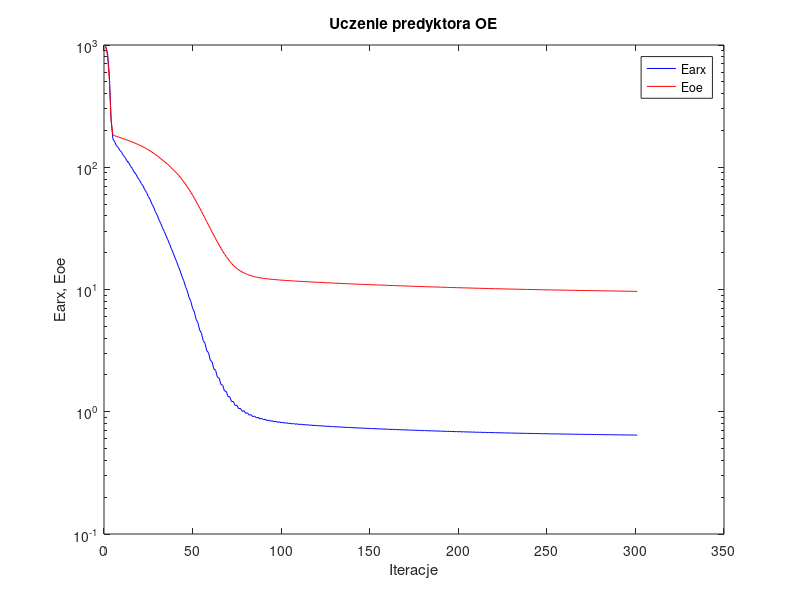
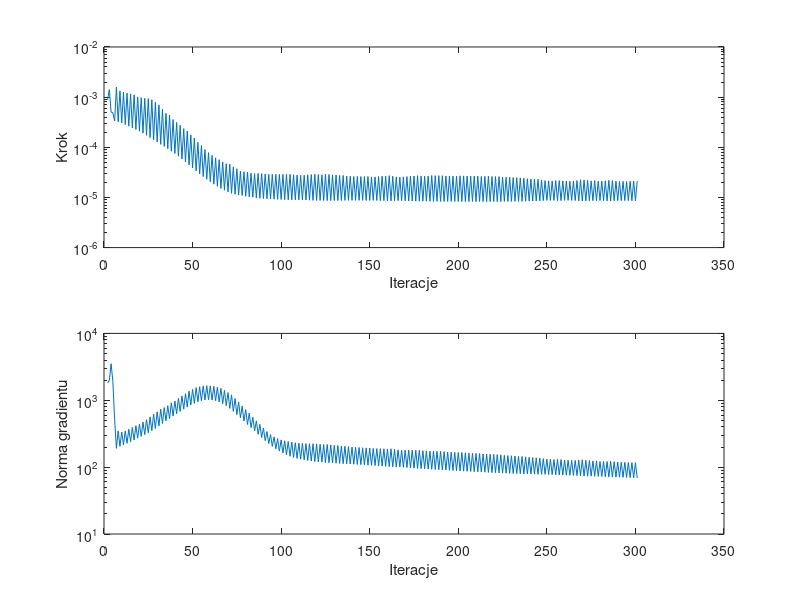

MATLAB code to generate these figures, in order:
%uczenie predyktora oe
clear all;
n=0; farx(n+1)=9.747783e+002; foe(n+1)=9.697725e+002; wspucz(n+1)=0.000000e+000; ng(n+1)=0.000000e+000;
n=1; farx(n+1)=8.567664e+002; foe(n+1)=8.190386e+002; krok(n+1)=8.898758e-004; ng(n+1)=1.828146e+003;
n=2; farx(n+1)=5.710003e+002; foe(n+1)=5.216289e+002; krok(n+1)=1.411868e-003; ng(n+1)=1.970192e+003;
n=3; farx(n+1)=2.467550e+002; foe(n+1)=2.419435e+002; krok(n+1)=5.047513e-004; ng(n+1)=3.515883e+003;
n=4; farx(n+1)=1.709496e+002; foe(n+1)=1.842857e+002; krok(n+1)=4.875677e-004; ng(n+1)=1.920289e+003;
n=5; farx(n+1)=1.621186e+002; foe(n+1)=1.811281e+002; krok(n+1)=3.341463e-004; ng(n+1)=5.130051e+002;
n=6; farx(n+1)=1.499480e+002; foe(n+1)=1.790653e+002; krok(n+1)=1.588254e-003; ng(n+1)=1.911508e+002;
n=7; farx(n+1)=1.455426e+002; foe(n+1)=1.770350e+002; krok(n+1)=3.229906e-004; ng(n+1)=3.479089e+002;
n=8; farx(n+1)=1.370674e+002; foe(n+1)=1.751298e+002; krok(n+1)=1.329544e-003; ng(n+1)=2.051225e+002;
n=9; farx(n+1)=1.321842e+002; foe(n+1)=1.732022e+002; krok(n+1)=3.053102e-004; ng(n+1)=3.344503e+002;
n=10; farx(n+1)=1.242611e+002; foe(n+1)=1.712338e+002; krok(n+1)=1.259039e-003; ng(n+1)=2.155668e+002;
n=11; farx(n+1)=1.198745e+002; foe(n+1)=1.692513e+002; krok(n+1)=2.842659e-004; ng(n+1)=3.480069e+002;
n=12; farx(n+1)=1.125862e+002; foe(n+1)=1.672007e+002; krok(n+1)=1.203868e-003; ng(n+1)=2.273905e+002;
n=13; farx(n+1)=1.084784e+002; foe(n+1)=1.651391e+002; krok(n+1)=2.638590e-004; ng(n+1)=3.676604e+002;
n=14; farx(n+1)=1.016590e+002; foe(n+1)=1.629818e+002; krok(n+1)=1.162042e-003; ng(n+1)=2.400076e+002;
n=15; farx(n+1)=9.780911e+001; foe(n+1)=1.608170e+002; krok(n+1)=2.440395e-004; ng(n+1)=3.917260e+002;
n=16; farx(n+1)=9.149190e+001; foe(n+1)=1.585606e+002; krok(n+1)=1.109421e-003; ng(n+1)=2.544198e+002;
n=17; farx(n+1)=8.786846e+001; foe(n+1)=1.563003e+002; krok(n+1)=2.263251e-004; ng(n+1)=4.180443e+002;
n=18; farx(n+1)=8.228879e+001; foe(n+1)=1.540231e+002; krok(n+1)=1.009503e-003; ng(n+1)=2.716406e+002;
n=19; farx(n+1)=7.893456e+001; foe(n+1)=1.517470e+002; krok(n+1)=2.093774e-004; ng(n+1)=4.389982e+002;
n=20; farx(n+1)=7.368129e+001; foe(n+1)=1.493357e+002; krok(n+1)=9.727667e-004; ng(n+1)=2.883128e+002;
n=21; farx(n+1)=7.050546e+001; foe(n+1)=1.469403e+002; krok(n+1)=1.915864e-004; ng(n+1)=4.716079e+002;
n=22; farx(n+1)=6.549228e+001; foe(n+1)=1.443588e+002; krok(n+1)=9.463903e-004; ng(n+1)=3.064320e+002;
n=23; farx(n+1)=6.246917e+001; foe(n+1)=1.417988e+002; krok(n+1)=1.736749e-004; ng(n+1)=5.128575e+002;
n=24; farx(n+1)=5.758765e+001; foe(n+1)=1.389727e+002; krok(n+1)=9.352282e-004; ng(n+1)=3.263391e+002;
n=25; farx(n+1)=5.467738e+001; foe(n+1)=1.361799e+002; krok(n+1)=1.563635e-004; ng(n+1)=5.651247e+002;
n=26; farx(n+1)=5.010770e+001; foe(n+1)=1.331511e+002; krok(n+1)=8.876006e-004; ng(n+1)=3.502991e+002;
n=27; farx(n+1)=4.733316e+001; foe(n+1)=1.301692e+002; krok(n+1)=1.407870e-004; ng(n+1)=6.212826e+002;
n=28; farx(n+1)=4.332841e+001; foe(n+1)=1.270577e+002; krok(n+1)=7.899388e-004; ng(n+1)=3.791813e+002;
n=29; farx(n+1)=4.074131e+001; foe(n+1)=1.240098e+002; krok(n+1)=1.270135e-004; ng(n+1)=6.721542e+002;
n=30; farx(n+1)=3.725769e+001; foe(n+1)=1.208436e+002; krok(n+1)=7.010405e-004; ng(n+1)=4.117669e+002;
n=31; farx(n+1)=3.481608e+001; foe(n+1)=1.176647e+002; krok(n+1)=1.144049e-004; ng(n+1)=7.359333e+002;
n=32; farx(n+1)=3.202375e+001; foe(n+1)=1.145725e+002; krok(n+1)=5.723719e-004; ng(n+1)=4.507072e+002;
n=33; farx(n+1)=2.982080e+001; foe(n+1)=1.115186e+002; krok(n+1)=1.042068e-004; ng(n+1)=7.771472e+002;
n=34; farx(n+1)=2.756197e+001; foe(n+1)=1.084864e+002; krok(n+1)=4.749570e-004; ng(n+1)=4.916435e+002;
n=35; farx(n+1)=2.556320e+001; foe(n+1)=1.054812e+002; krok(n+1)=9.374630e-005; ng(n+1)=8.287572e+002;
n=36; farx(n+1)=2.350970e+001; foe(n+1)=1.022411e+002; krok(n+1)=4.356528e-004; ng(n+1)=5.305820e+002;
n=37; farx(n+1)=2.162223e+001; foe(n+1)=9.904823e+001; krok(n+1)=8.368590e-005; ng(n+1)=9.161354e+002;
n=38; farx(n+1)=1.998901e+001; foe(n+1)=9.585486e+001; krok(n+1)=3.569431e-004; ng(n+1)=5.799706e+002;
n=39; farx(n+1)=1.830156e+001; foe(n+1)=9.274312e+001; krok(n+1)=7.514290e-005; ng(n+1)=9.751793e+002;
n=40; farx(n+1)=1.691417e+001; foe(n+1)=8.946758e+001; krok(n+1)=3.127269e-004; ng(n+1)=6.289781e+002;
n=41; farx(n+1)=1.536646e+001; foe(n+1)=8.625425e+001; krok(n+1)=6.648882e-005; ng(n+1)=1.064017e+003;
n=42; farx(n+1)=1.419095e+001; foe(n+1)=8.288996e+001; krok(n+1)=2.752027e-004; ng(n+1)=6.810837e+002;
n=43; farx(n+1)=1.277897e+001; foe(n+1)=7.956097e+001; krok(n+1)=5.843669e-005; ng(n+1)=1.163702e+003;
n=44; farx(n+1)=1.181800e+001; foe(n+1)=7.615282e+001; krok(n+1)=2.353374e-004; ng(n+1)=7.366322e+002;
n=45; farx(n+1)=1.057002e+001; foe(n+1)=7.283414e+001; krok(n+1)=5.111781e-005; ng(n+1)=1.252411e+003;
n=46; farx(n+1)=9.746608e+000; foe(n+1)=6.929460e+001; krok(n+1)=2.111695e-004; ng(n+1)=7.901034e+002;
n=47; farx(n+1)=8.627013e+000; foe(n+1)=6.587869e+001; krok(n+1)=4.438276e-005; ng(n+1)=1.368149e+003;
n=48; farx(n+1)=7.992437e+000; foe(n+1)=6.242436e+001; krok(n+1)=1.767236e-004; ng(n+1)=8.482445e+002;
n=49; farx(n+1)=7.031671e+000; foe(n+1)=5.913342e+001; krok(n+1)=3.868786e-005; ng(n+1)=1.451400e+003;
n=50; farx(n+1)=6.533700e+000; foe(n+1)=5.575650e+001; krok(n+1)=1.527851e-004; ng(n+1)=9.002538e+002;
n=51; farx(n+1)=5.703072e+000; foe(n+1)=5.255081e+001; krok(n+1)=3.369455e-005; ng(n+1)=1.544248e+003;
n=52; farx(n+1)=5.348176e+000; foe(n+1)=4.943060e+001; krok(n+1)=1.254535e-004; ng(n+1)=9.494624e+002;
n=53; farx(n+1)=4.657990e+000; foe(n+1)=4.650232e+001; krok(n+1)=2.955758e-005; ng(n+1)=1.591832e+003;
n=54; farx(n+1)=4.394133e+000; foe(n+1)=4.358912e+001; krok(n+1)=1.081387e-004; ng(n+1)=9.842461e+002;
n=55; farx(n+1)=3.812718e+000; foe(n+1)=4.088550e+001; krok(n+1)=2.605170e-005; ng(n+1)=1.641486e+003;
n=56; farx(n+1)=3.638617e+000; foe(n+1)=3.832957e+001; krok(n+1)=9.012338e-005; ng(n+1)=1.010879e+003;
n=57; farx(n+1)=3.159848e+000; foe(n+1)=3.593200e+001; krok(n+1)=2.307378e-005; ng(n+1)=1.653298e+003;
n=58; farx(n+1)=3.037207e+000; foe(n+1)=3.364408e+001; krok(n+1)=7.818173e-005; ng(n+1)=1.017477e+003;
n=59; farx(n+1)=2.644817e+000; foe(n+1)=3.155633e+001; krok(n+1)=2.057960e-005; ng(n+1)=1.642530e+003;
n=60; farx(n+1)=2.561577e+000; foe(n+1)=2.955582e+001; krok(n+1)=6.933884e-005; ng(n+1)=1.008550e+003;
n=61; farx(n+1)=2.237972e+000; foe(n+1)=2.773984e+001; krok(n+1)=1.841495e-005; ng(n+1)=1.621416e+003;
n=62; farx(n+1)=2.183719e+000; foe(n+1)=2.602657e+001; krok(n+1)=6.158863e-005; ng(n+1)=9.835417e+002;
n=63; farx(n+1)=1.920633e+000; foe(n+1)=2.450269e+001; krok(n+1)=1.666649e-005; ng(n+1)=1.565406e+003;
n=64; farx(n+1)=1.887518e+000; foe(n+1)=2.306311e+001; krok(n+1)=5.658127e-005; ng(n+1)=9.435713e+002;
n=65; farx(n+1)=1.670394e+000; foe(n+1)=2.177080e+001; krok(n+1)=1.511881e-005; ng(n+1)=1.508691e+003;
n=66; farx(n+1)=1.652314e+000; foe(n+1)=2.059060e+001; krok(n+1)=5.111781e-005; ng(n+1)=8.902304e+002;
n=67; farx(n+1)=1.477895e+000; foe(n+1)=1.955827e+001; krok(n+1)=1.396978e-005; ng(n+1)=1.406557e+003;
n=68; farx(n+1)=1.470789e+000; foe(n+1)=1.861233e+001; krok(n+1)=4.714982e-005; ng(n+1)=8.274971e+002;
n=69; farx(n+1)=1.329921e+000; foe(n+1)=1.778698e+001; krok(n+1)=1.290553e-005; ng(n+1)=1.302923e+003;
n=70; farx(n+1)=1.327700e+000; foe(n+1)=1.701845e+001; krok(n+1)=4.593063e-005; ng(n+1)=7.545957e+002;
n=71; farx(n+1)=1.210940e+000; foe(n+1)=1.635086e+001; krok(n+1)=1.209447e-005; ng(n+1)=1.205549e+003;
n=72; farx(n+1)=1.216041e+000; foe(n+1)=1.578318e+001; krok(n+1)=4.063871e-005; ng(n+1)=6.822215e+002;
n=73; farx(n+1)=1.123894e+000; foe(n+1)=1.529200e+001; krok(n+1)=1.161317e-005; ng(n+1)=1.062708e+003;
n=74; farx(n+1)=1.132312e+000; foe(n+1)=1.486606e+001; krok(n+1)=3.736271e-005; ng(n+1)=6.113039e+002;
n=75; farx(n+1)=1.057557e+000; foe(n+1)=1.449710e+001; krok(n+1)=1.126542e-005; ng(n+1)=9.395415e+002;
n=76; farx(n+1)=1.068336e+000; foe(n+1)=1.418580e+001; krok(n+1)=3.345851e-005; ng(n+1)=5.494781e+002;
n=77; farx(n+1)=1.008560e+000; foe(n+1)=1.391442e+001; krok(n+1)=1.095389e-005; ng(n+1)=8.177286e+002;
n=78; farx(n+1)=1.019002e+000; foe(n+1)=1.367308e+001; krok(n+1)=3.245830e-005; ng(n+1)=4.892696e+002;
n=79; farx(n+1)=9.694955e-001; foe(n+1)=1.346367e+001; krok(n+1)=1.057446e-005; ng(n+1)=7.244484e+002;
n=80; farx(n+1)=9.793268e-001; foe(n+1)=1.327616e+001; krok(n+1)=3.204809e-005; ng(n+1)=4.344665e+002;
n=81; farx(n+1)=9.376035e-001; foe(n+1)=1.311292e+001; krok(n+1)=1.029142e-005; ng(n+1)=6.418437e+002;
n=82; farx(n+1)=9.470742e-001; foe(n+1)=1.297123e+001; krok(n+1)=3.039896e-005; ng(n+1)=3.892289e+002;
n=83; farx(n+1)=9.124957e-001; foe(n+1)=1.284756e+001; krok(n+1)=1.010485e-005; ng(n+1)=5.579938e+002;
n=84; farx(n+1)=9.213357e-001; foe(n+1)=1.273735e+001; krok(n+1)=2.992557e-005; ng(n+1)=3.480227e+002;
n=85; farx(n+1)=8.920329e-001; foe(n+1)=1.264006e+001; krok(n+1)=9.841122e-006; ng(n+1)=4.921804e+002;
n=86; farx(n+1)=8.999759e-001; foe(n+1)=1.255161e+001; krok(n+1)=3.023994e-005; ng(n+1)=3.098741e+002;
n=87; farx(n+1)=8.746549e-001; foe(n+1)=1.247357e+001; krok(n+1)=9.647596e-006; ng(n+1)=4.359427e+002;
n=88; farx(n+1)=8.821082e-001; foe(n+1)=1.240346e+001; krok(n+1)=2.979031e-005; ng(n+1)=2.772185e+002;
n=89; farx(n+1)=8.601750e-001; foe(n+1)=1.234072e+001; krok(n+1)=9.515478e-006; ng(n+1)=3.843218e+002;
n=90; farx(n+1)=8.671746e-001; foe(n+1)=1.228389e+001; krok(n+1)=2.936505e-005; ng(n+1)=2.488599e+002;
n=91; farx(n+1)=8.479304e-001; foe(n+1)=1.223253e+001; krok(n+1)=9.433029e-006; ng(n+1)=3.406236e+002;
n=92; farx(n+1)=8.546504e-001; foe(n+1)=1.218564e+001; krok(n+1)=2.889771e-005; ng(n+1)=2.248801e+002;
n=93; farx(n+1)=8.375345e-001; foe(n+1)=1.214245e+001; krok(n+1)=9.340678e-006; ng(n+1)=3.071836e+002;
n=94; farx(n+1)=8.439667e-001; foe(n+1)=1.210226e+001; krok(n+1)=2.885108e-005; ng(n+1)=2.046026e+002;
n=95; farx(n+1)=8.284648e-001; foe(n+1)=1.206481e+001; krok(n+1)=9.254712e-006; ng(n+1)=2.835331e+002;
n=96; farx(n+1)=8.347146e-001; foe(n+1)=1.202956e+001; krok(n+1)=2.885108e-005; ng(n+1)=1.876922e+002;
n=97; farx(n+1)=8.204669e-001; foe(n+1)=1.199625e+001; krok(n+1)=9.173490e-006; ng(n+1)=2.668742e+002;
n=98; farx(n+1)=8.265755e-001; foe(n+1)=1.196457e+001; krok(n+1)=2.885108e-005; ng(n+1)=1.738555e+002;
n=99; farx(n+1)=8.133321e-001; foe(n+1)=1.193437e+001; krok(n+1)=9.109987e-006; ng(n+1)=2.554640e+002;
n=100; farx(n+1)=8.193615e-001; foe(n+1)=1.190535e+001; krok(n+1)=2.885108e-005; ng(n+1)=1.625598e+002;
n=101; farx(n+1)=8.069093e-001; foe(n+1)=1.187742e+001; krok(n+1)=9.050777e-006; ng(n+1)=2.477465e+002;
n=102; farx(n+1)=8.128825e-001; foe(n+1)=1.185038e+001; krok(n+1)=2.885108e-005; ng(n+1)=1.531710e+002;
n=103; farx(n+1)=8.010660e-001; foe(n+1)=1.182416e+001; krok(n+1)=9.003600e-006; ng(n+1)=2.418962e+002;
n=104; farx(n+1)=8.070223e-001; foe(n+1)=1.179868e+001; krok(n+1)=2.885108e-005; ng(n+1)=1.453529e+002;
n=105; farx(n+1)=7.957068e-001; foe(n+1)=1.177372e+001; krok(n+1)=8.958287e-006; ng(n+1)=2.378061e+002;
n=106; farx(n+1)=8.015428e-001; foe(n+1)=1.174947e+001; krok(n+1)=2.832743e-005; ng(n+1)=1.393490e+002;
n=107; farx(n+1)=7.907762e-001; foe(n+1)=1.172607e+001; krok(n+1)=9.001491e-006; ng(n+1)=2.317802e+002;
n=108; farx(n+1)=7.966662e-001; foe(n+1)=1.170317e+001; krok(n+1)=2.790955e-005; ng(n+1)=1.353416e+002;
n=109; farx(n+1)=7.862540e-001; foe(n+1)=1.168058e+001; krok(n+1)=8.980339e-006; ng(n+1)=2.291391e+002;
n=110; farx(n+1)=7.921217e-001; foe(n+1)=1.165857e+001; krok(n+1)=2.769106e-005; ng(n+1)=1.316743e+002;
n=111; farx(n+1)=7.820630e-001; foe(n+1)=1.163672e+001; krok(n+1)=8.938206e-006; ng(n+1)=2.265196e+002;
n=112; farx(n+1)=7.878538e-001; foe(n+1)=1.161517e+001; krok(n+1)=2.780451e-005; ng(n+1)=1.284032e+002;
n=113; farx(n+1)=7.781007e-001; foe(n+1)=1.159391e+001; krok(n+1)=8.887598e-006; ng(n+1)=2.244584e+002;
n=114; farx(n+1)=7.838692e-001; foe(n+1)=1.157270e+001; krok(n+1)=2.829063e-005; ng(n+1)=1.255667e+002;
n=115; farx(n+1)=7.742859e-001; foe(n+1)=1.155164e+001; krok(n+1)=8.818436e-006; ng(n+1)=2.244960e+002;
n=116; farx(n+1)=7.800312e-001; foe(n+1)=1.153083e+001; krok(n+1)=2.860122e-005; ng(n+1)=1.234220e+002;
n=117; farx(n+1)=7.706486e-001; foe(n+1)=1.151001e+001; krok(n+1)=8.736906e-006; ng(n+1)=2.241155e+002;
n=118; farx(n+1)=7.762904e-001; foe(n+1)=1.148932e+001; krok(n+1)=2.902993e-005; ng(n+1)=1.213114e+002;
n=119; farx(n+1)=7.670866e-001; foe(n+1)=1.146884e+001; krok(n+1)=8.718949e-006; ng(n+1)=2.229478e+002;
n=120; farx(n+1)=7.726437e-001; foe(n+1)=1.144876e+001; krok(n+1)=2.857275e-005; ng(n+1)=1.200456e+002;
n=121; farx(n+1)=7.637053e-001; foe(n+1)=1.142895e+001; krok(n+1)=8.739066e-006; ng(n+1)=2.197060e+002;
n=122; farx(n+1)=7.692209e-001; foe(n+1)=1.140948e+001; krok(n+1)=2.829063e-005; ng(n+1)=1.189941e+002;
n=123; farx(n+1)=7.605223e-001; foe(n+1)=1.139010e+001; krok(n+1)=8.690837e-006; ng(n+1)=2.177614e+002;
n=124; farx(n+1)=7.659698e-001; foe(n+1)=1.137070e+001; krok(n+1)=2.889771e-005; ng(n+1)=1.173761e+002;
n=125; farx(n+1)=7.573709e-001; foe(n+1)=1.135142e+001; krok(n+1)=8.648025e-006; ng(n+1)=2.178712e+002;
n=126; farx(n+1)=7.627255e-001; foe(n+1)=1.133244e+001; krok(n+1)=2.867992e-005; ng(n+1)=1.162558e+002;
n=127; farx(n+1)=7.543300e-001; foe(n+1)=1.131365e+001; krok(n+1)=8.657728e-006; ng(n+1)=2.154371e+002;
n=128; farx(n+1)=7.595621e-001; foe(n+1)=1.129521e+001; krok(n+1)=2.809248e-005; ng(n+1)=1.153365e+002;
n=129; farx(n+1)=7.514311e-001; foe(n+1)=1.127711e+001; krok(n+1)=8.686387e-006; ng(n+1)=2.116274e+002;
n=130; farx(n+1)=7.566122e-001; foe(n+1)=1.125911e+001; krok(n+1)=2.798313e-005; ng(n+1)=1.144020e+002;
n=131; farx(n+1)=7.486195e-001; foe(n+1)=1.124131e+001; krok(n+1)=8.682944e-006; ng(n+1)=2.102757e+002;
n=132; farx(n+1)=7.536905e-001; foe(n+1)=1.122380e+001; krok(n+1)=2.746916e-005; ng(n+1)=1.135768e+002;
n=133; farx(n+1)=7.459409e-001; foe(n+1)=1.120658e+001; krok(n+1)=8.690837e-006; ng(n+1)=2.069470e+002;
n=134; farx(n+1)=7.509196e-001; foe(n+1)=1.118934e+001; krok(n+1)=2.746916e-005; ng(n+1)=1.125199e+002;
n=135; farx(n+1)=7.432942e-001; foe(n+1)=1.117245e+001; krok(n+1)=8.718949e-006; ng(n+1)=2.052546e+002;
n=136; farx(n+1)=7.482049e-001; foe(n+1)=1.115585e+001; krok(n+1)=2.677366e-005; ng(n+1)=1.120328e+002;
n=137; farx(n+1)=7.407805e-001; foe(n+1)=1.113949e+001; krok(n+1)=8.746968e-006; ng(n+1)=2.022179e+002;
n=138; farx(n+1)=7.456113e-001; foe(n+1)=1.112329e+001; krok(n+1)=2.647223e-005; ng(n+1)=1.112804e+002;
n=139; farx(n+1)=7.383339e-001; foe(n+1)=1.110732e+001; krok(n+1)=8.778020e-006; ng(n+1)=2.000029e+002;
n=140; farx(n+1)=7.431110e-001; foe(n+1)=1.109163e+001; krok(n+1)=2.605170e-005; ng(n+1)=1.107255e+002;
n=141; farx(n+1)=7.360096e-001; foe(n+1)=1.107601e+001; krok(n+1)=8.756691e-006; ng(n+1)=1.979435e+002;
n=142; farx(n+1)=7.406960e-001; foe(n+1)=1.106046e+001; krok(n+1)=2.624535e-005; ng(n+1)=1.096328e+002;
n=143; farx(n+1)=7.337047e-001; foe(n+1)=1.104507e+001; krok(n+1)=8.746968e-006; ng(n+1)=1.968198e+002;
n=144; farx(n+1)=7.383145e-001; foe(n+1)=1.102984e+001; krok(n+1)=2.604975e-005; ng(n+1)=1.088657e+002;
n=145; farx(n+1)=7.314741e-001; foe(n+1)=1.101477e+001; krok(n+1)=8.736906e-006; ng(n+1)=1.949485e+002;
n=146; farx(n+1)=7.360086e-001; foe(n+1)=1.099977e+001; krok(n+1)=2.609816e-005; ng(n+1)=1.079483e+002;
n=147; farx(n+1)=7.292859e-001; foe(n+1)=1.098493e+001; krok(n+1)=8.720009e-006; ng(n+1)=1.937078e+002;
n=148; farx(n+1)=7.337642e-001; foe(n+1)=1.097017e+001; krok(n+1)=2.616958e-005; ng(n+1)=1.070936e+002;
n=149; farx(n+1)=7.271243e-001; foe(n+1)=1.095552e+001; krok(n+1)=8.718949e-006; ng(n+1)=1.928511e+002;
n=150; farx(n+1)=7.315170e-001; foe(n+1)=1.094115e+001; krok(n+1)=2.571568e-005; ng(n+1)=1.064922e+002;
n=151; farx(n+1)=7.250445e-001; foe(n+1)=1.092691e+001; krok(n+1)=8.738463e-006; ng(n+1)=1.901744e+002;
n=152; farx(n+1)=7.293842e-001; foe(n+1)=1.091281e+001; krok(n+1)=2.568950e-005; ng(n+1)=1.057362e+002;
n=153; farx(n+1)=7.230337e-001; foe(n+1)=1.089877e+001; krok(n+1)=8.690837e-006; ng(n+1)=1.891345e+002;
n=154; farx(n+1)=7.273019e-001; foe(n+1)=1.088472e+001; krok(n+1)=2.609844e-005; ng(n+1)=1.046231e+002;
n=155; farx(n+1)=7.210412e-001; foe(n+1)=1.087078e+001; krok(n+1)=8.632369e-006; ng(n+1)=1.887972e+002;
n=156; farx(n+1)=7.252371e-001; foe(n+1)=1.085679e+001; krok(n+1)=2.647223e-005; ng(n+1)=1.035429e+002;
n=157; farx(n+1)=7.190477e-001; foe(n+1)=1.084298e+001; krok(n+1)=8.610243e-006; ng(n+1)=1.883231e+002;
n=158; farx(n+1)=7.231921e-001; foe(n+1)=1.082926e+001; krok(n+1)=2.642509e-005; ng(n+1)=1.028141e+002;
n=159; farx(n+1)=7.171341e-001; foe(n+1)=1.081564e+001; krok(n+1)=8.546025e-006; ng(n+1)=1.872562e+002;
n=160; farx(n+1)=7.212157e-001; foe(n+1)=1.080182e+001; krok(n+1)=2.722830e-005; ng(n+1)=1.015272e+002;
n=161; farx(n+1)=7.151597e-001; foe(n+1)=1.078819e+001; krok(n+1)=8.539569e-006; ng(n+1)=1.879979e+002;
n=162; farx(n+1)=7.191741e-001; foe(n+1)=1.077489e+001; krok(n+1)=2.645953e-005; ng(n+1)=1.011813e+002;
n=163; farx(n+1)=7.132652e-001; foe(n+1)=1.076169e+001; krok(n+1)=8.600086e-006; ng(n+1)=1.848922e+002;
n=164; farx(n+1)=7.171962e-001; foe(n+1)=1.074885e+001; krok(n+1)=2.567510e-005; ng(n+1)=1.008332e+002;
n=165; farx(n+1)=7.114606e-001; foe(n+1)=1.073613e+001; krok(n+1)=8.648025e-006; ng(n+1)=1.813936e+002;
n=166; farx(n+1)=7.153255e-001; foe(n+1)=1.072358e+001; krok(n+1)=2.537849e-005; ng(n+1)=1.002510e+002;
n=167; farx(n+1)=7.097267e-001; foe(n+1)=1.071115e+001; krok(n+1)=8.632369e-006; ng(n+1)=1.794077e+002;
n=168; farx(n+1)=7.135412e-001; foe(n+1)=1.069868e+001; krok(n+1)=2.571568e-005; ng(n+1)=9.931216e+001;
n=169; farx(n+1)=7.080029e-001; foe(n+1)=1.068633e+001; krok(n+1)=8.593476e-006; ng(n+1)=1.792550e+002;
n=170; farx(n+1)=7.117980e-001; foe(n+1)=1.067403e+001; krok(n+1)=2.605170e-005; ng(n+1)=9.851307e+001;
n=171; farx(n+1)=7.063238e-001; foe(n+1)=1.066168e+001; krok(n+1)=8.500298e-006; ng(n+1)=1.797180e+002;
n=172; farx(n+1)=7.100371e-001; foe(n+1)=1.064927e+001; krok(n+1)=2.669060e-005; ng(n+1)=9.727249e+001;
n=173; farx(n+1)=7.046185e-001; foe(n+1)=1.063700e+001; krok(n+1)=8.470861e-006; ng(n+1)=1.795367e+002;
n=174; farx(n+1)=7.082918e-001; foe(n+1)=1.062480e+001; krok(n+1)=2.676955e-005; ng(n+1)=9.655698e+001;
n=175; farx(n+1)=7.029539e-001; foe(n+1)=1.061266e+001; krok(n+1)=8.431791e-006; ng(n+1)=1.789259e+002;
n=176; farx(n+1)=7.065842e-001; foe(n+1)=1.060054e+001; krok(n+1)=2.713913e-005; ng(n+1)=9.566095e+001;
n=177; farx(n+1)=7.012816e-001; foe(n+1)=1.058846e+001; krok(n+1)=8.423638e-006; ng(n+1)=1.788838e+002;
n=178; farx(n+1)=7.048377e-001; foe(n+1)=1.057668e+001; krok(n+1)=2.656342e-005; ng(n+1)=9.519548e+001;
n=179; farx(n+1)=6.996789e-001; foe(n+1)=1.056498e+001; krok(n+1)=8.445281e-006; ng(n+1)=1.760533e+002;
n=180; farx(n+1)=7.031738e-001; foe(n+1)=1.055340e+001; krok(n+1)=2.645953e-005; ng(n+1)=9.451860e+001;
n=181; farx(n+1)=6.981176e-001; foe(n+1)=1.054191e+001; krok(n+1)=8.431791e-006; ng(n+1)=1.745406e+002;
n=182; farx(n+1)=7.015559e-001; foe(n+1)=1.053046e+001; krok(n+1)=2.657240e-005; ng(n+1)=9.374035e+001;
n=183; farx(n+1)=6.965974e-001; foe(n+1)=1.051913e+001; krok(n+1)=8.379583e-006; ng(n+1)=1.735908e+002;
n=184; farx(n+1)=7.000049e-001; foe(n+1)=1.050763e+001; krok(n+1)=2.737449e-005; ng(n+1)=9.267675e+001;
n=185; farx(n+1)=6.950500e-001; foe(n+1)=1.049623e+001; krok(n+1)=8.334046e-006; ng(n+1)=1.746763e+002;
n=186; farx(n+1)=6.983975e-001; foe(n+1)=1.048495e+001; krok(n+1)=2.717293e-005; ng(n+1)=9.206704e+001;
n=187; farx(n+1)=6.935439e-001; foe(n+1)=1.047379e+001; krok(n+1)=8.334046e-006; ng(n+1)=1.729367e+002;
n=188; farx(n+1)=6.968502e-001; foe(n+1)=1.046268e+001; krok(n+1)=2.722915e-005; ng(n+1)=9.141276e+001;
n=189; farx(n+1)=6.920633e-001; foe(n+1)=1.045165e+001; krok(n+1)=8.318815e-006; ng(n+1)=1.721611e+002;
n=190; farx(n+1)=6.953123e-001; foe(n+1)=1.044073e+001; krok(n+1)=2.711505e-005; ng(n+1)=9.079250e+001;
n=191; farx(n+1)=6.906089e-001; foe(n+1)=1.042991e+001; krok(n+1)=8.329312e-006; ng(n+1)=1.706445e+002;
n=192; farx(n+1)=6.937995e-001; foe(n+1)=1.041924e+001; krok(n+1)=2.677366e-005; ng(n+1)=9.027166e+001;
n=193; farx(n+1)=6.892034e-001; foe(n+1)=1.040868e+001; krok(n+1)=8.333245e-006; ng(n+1)=1.686195e+002;
n=194; farx(n+1)=6.923520e-001; foe(n+1)=1.039815e+001; krok(n+1)=2.685632e-005; ng(n+1)=8.962981e+001;
n=195; farx(n+1)=6.878131e-001; foe(n+1)=1.038772e+001; krok(n+1)=8.329312e-006; ng(n+1)=1.678482e+002;
n=196; farx(n+1)=6.909092e-001; foe(n+1)=1.037741e+001; krok(n+1)=2.657240e-005; ng(n+1)=8.911315e+001;
n=197; farx(n+1)=6.864645e-001; foe(n+1)=1.036721e+001; krok(n+1)=8.334046e-006; ng(n+1)=1.660614e+002;
n=198; farx(n+1)=6.895272e-001; foe(n+1)=1.035706e+001; krok(n+1)=2.663711e-005; ng(n+1)=8.851863e+001;
n=199; farx(n+1)=6.851491e-001; foe(n+1)=1.034697e+001; krok(n+1)=8.295367e-006; ng(n+1)=1.654386e+002;
n=200; farx(n+1)=6.881700e-001; foe(n+1)=1.033686e+001; krok(n+1)=2.700051e-005; ng(n+1)=8.777014e+001;
n=201; farx(n+1)=6.838342e-001; foe(n+1)=1.032683e+001; krok(n+1)=8.272636e-006; ng(n+1)=1.652037e+002;
n=202; farx(n+1)=6.868066e-001; foe(n+1)=1.031689e+001; krok(n+1)=2.689247e-005; ng(n+1)=8.719890e+001;
n=203; farx(n+1)=6.825467e-001; foe(n+1)=1.030704e+001; krok(n+1)=8.272636e-006; ng(n+1)=1.638605e+002;
n=204; farx(n+1)=6.854721e-001; foe(n+1)=1.029727e+001; krok(n+1)=2.677366e-005; ng(n+1)=8.664119e+001;
n=205; farx(n+1)=6.812811e-001; foe(n+1)=1.028759e+001; krok(n+1)=8.284610e-006; ng(n+1)=1.625194e+002;
n=206; farx(n+1)=6.841733e-001; foe(n+1)=1.027804e+001; krok(n+1)=2.656342e-005; ng(n+1)=8.617673e+001;
n=207; farx(n+1)=6.800556e-001; foe(n+1)=1.026852e+001; krok(n+1)=8.272636e-006; ng(n+1)=1.613356e+002;
n=208; farx(n+1)=6.828971e-001; foe(n+1)=1.025908e+001; krok(n+1)=2.657240e-005; ng(n+1)=8.556071e+001;
n=209; farx(n+1)=6.788466e-001; foe(n+1)=1.024972e+001; krok(n+1)=8.272636e-006; ng(n+1)=1.601418e+002;
n=210; farx(n+1)=6.816589e-001; foe(n+1)=1.024044e+001; krok(n+1)=2.656342e-005; ng(n+1)=8.503506e+001;
n=211; farx(n+1)=6.776566e-001; foe(n+1)=1.023119e+001; krok(n+1)=8.269595e-006; ng(n+1)=1.594633e+002;
n=212; farx(n+1)=6.804101e-001; foe(n+1)=1.022209e+001; krok(n+1)=2.617217e-005; ng(n+1)=8.456281e+001;
n=213; farx(n+1)=6.765043e-001; foe(n+1)=1.021309e+001; krok(n+1)=8.287718e-006; ng(n+1)=1.572132e+002;
n=214; farx(n+1)=6.792364e-001; foe(n+1)=1.020414e+001; krok(n+1)=2.628202e-005; ng(n+1)=8.402867e+001;
n=215; farx(n+1)=6.753784e-001; foe(n+1)=1.019520e+001; krok(n+1)=8.245594e-006; ng(n+1)=1.569700e+002;
n=216; farx(n+1)=6.780590e-001; foe(n+1)=1.018628e+001; krok(n+1)=2.647223e-005; ng(n+1)=8.335099e+001;
n=217; farx(n+1)=6.742436e-001; foe(n+1)=1.017746e+001; krok(n+1)=8.269595e-006; ng(n+1)=1.560572e+002;
n=218; farx(n+1)=6.769047e-001; foe(n+1)=1.016882e+001; krok(n+1)=2.605170e-005; ng(n+1)=8.304643e+001;
n=219; farx(n+1)=6.731547e-001; foe(n+1)=1.016016e+001; krok(n+1)=8.269595e-006; ng(n+1)=1.547909e+002;
n=220; farx(n+1)=6.757842e-001; foe(n+1)=1.015164e+001; krok(n+1)=2.605170e-005; ng(n+1)=8.253024e+001;
n=221; farx(n+1)=6.720911e-001; foe(n+1)=1.014309e+001; krok(n+1)=8.245016e-006; ng(n+1)=1.540267e+002;
n=222; farx(n+1)=6.746632e-001; foe(n+1)=1.013463e+001; krok(n+1)=2.604975e-005; ng(n+1)=8.192691e+001;
n=223; farx(n+1)=6.710315e-001; foe(n+1)=1.012625e+001; krok(n+1)=8.269595e-006; ng(n+1)=1.525344e+002;
n=224; farx(n+1)=6.735555e-001; foe(n+1)=1.011800e+001; krok(n+1)=2.555890e-005; ng(n+1)=8.158890e+001;
n=225; farx(n+1)=6.700010e-001; foe(n+1)=1.010984e+001; krok(n+1)=8.316918e-006; ng(n+1)=1.503196e+002;
n=226; farx(n+1)=6.724990e-001; foe(n+1)=1.010181e+001; krok(n+1)=2.518354e-005; ng(n+1)=8.130894e+001;
n=227; farx(n+1)=6.690096e-001; foe(n+1)=1.009381e+001; krok(n+1)=8.318815e-006; ng(n+1)=1.489392e+002;
n=228; farx(n+1)=6.714740e-001; foe(n+1)=1.008588e+001; krok(n+1)=2.518354e-005; ng(n+1)=8.082799e+001;
n=229; farx(n+1)=6.680317e-001; foe(n+1)=1.007799e+001; krok(n+1)=8.316918e-006; ng(n+1)=1.480882e+002;
n=230; farx(n+1)=6.704566e-001; foe(n+1)=1.007019e+001; krok(n+1)=2.500355e-005; ng(n+1)=8.040496e+001;
n=231; farx(n+1)=6.670723e-001; foe(n+1)=1.006245e+001; krok(n+1)=8.334046e-006; ng(n+1)=1.466989e+002;
n=232; farx(n+1)=6.694541e-001; foe(n+1)=1.005479e+001; krok(n+1)=2.468559e-005; ng(n+1)=8.003437e+001;
n=233; farx(n+1)=6.661352e-001; foe(n+1)=1.004723e+001; krok(n+1)=8.364627e-006; ng(n+1)=1.449324e+002;
n=234; farx(n+1)=6.684942e-001; foe(n+1)=1.003973e+001; krok(n+1)=2.450546e-005; ng(n+1)=7.969726e+001;
n=235; farx(n+1)=6.652222e-001; foe(n+1)=1.003228e+001; krok(n+1)=8.364627e-006; ng(n+1)=1.440078e+002;
n=236; farx(n+1)=6.675401e-001; foe(n+1)=1.002489e+001; krok(n+1)=2.431050e-005; ng(n+1)=7.928422e+001;
n=237; farx(n+1)=6.643122e-001; foe(n+1)=1.001758e+001; krok(n+1)=8.423638e-006; ng(n+1)=1.425179e+002;
n=238; farx(n+1)=6.666003e-001; foe(n+1)=1.001045e+001; krok(n+1)=2.360381e-005; ng(n+1)=7.918344e+001;
n=239; farx(n+1)=6.634466e-001; foe(n+1)=1.000335e+001; krok(n+1)=8.466097e-006; ng(n+1)=1.403264e+002;
n=240; farx(n+1)=6.657024e-001; foe(n+1)=9.996338e+000; krok(n+1)=2.336806e-005; ng(n+1)=7.884665e+001;
n=241; farx(n+1)=6.626031e-001; foe(n+1)=9.989370e+000; krok(n+1)=8.479063e-006; ng(n+1)=1.389941e+002;
n=242; farx(n+1)=6.648253e-001; foe(n+1)=9.982460e+000; krok(n+1)=2.323045e-005; ng(n+1)=7.845637e+001;
n=243; farx(n+1)=6.617715e-001; foe(n+1)=9.975611e+000; krok(n+1)=8.501198e-006; ng(n+1)=1.378168e+002;
n=244; farx(n+1)=6.639671e-001; foe(n+1)=9.968833e+000; krok(n+1)=2.299949e-005; ng(n+1)=7.815302e+001;
n=245; farx(n+1)=6.609525e-001; foe(n+1)=9.962099e+000; krok(n+1)=8.539569e-006; ng(n+1)=1.366481e+002;
n=246; farx(n+1)=6.630942e-001; foe(n+1)=9.955489e+000; krok(n+1)=2.230894e-005; ng(n+1)=7.795688e+001;
n=247; farx(n+1)=6.601553e-001; foe(n+1)=9.948995e+000; krok(n+1)=8.648025e-006; ng(n+1)=1.337261e+002;
n=248; farx(n+1)=6.622710e-001; foe(n+1)=9.942582e+000; krok(n+1)=2.170937e-005; ng(n+1)=7.788403e+001;
n=249; farx(n+1)=6.593870e-001; foe(n+1)=9.936251e+000; krok(n+1)=8.718949e-006; ng(n+1)=1.317827e+002;
n=250; farx(n+1)=6.614925e-001; foe(n+1)=9.929994e+000; krok(n+1)=2.142725e-005; ng(n+1)=7.773142e+001;
n=251; farx(n+1)=6.586475e-001; foe(n+1)=9.923747e+000; krok(n+1)=8.718949e-006; ng(n+1)=1.309560e+002;
n=252; farx(n+1)=6.607207e-001; foe(n+1)=9.917563e+000; krok(n+1)=2.132008e-005; ng(n+1)=7.734972e+001;
n=253; farx(n+1)=6.579234e-001; foe(n+1)=9.911416e+000; krok(n+1)=8.720009e-006; ng(n+1)=1.298473e+002;
n=254; farx(n+1)=6.600027e-001; foe(n+1)=9.905287e+000; krok(n+1)=2.167257e-005; ng(n+1)=7.692058e+001;
n=255; farx(n+1)=6.572045e-001; foe(n+1)=9.899101e+000; krok(n+1)=8.648025e-006; ng(n+1)=1.308415e+002;
n=256; farx(n+1)=6.592475e-001; foe(n+1)=9.893012e+000; krok(n+1)=2.167257e-005; ng(n+1)=7.645300e+001;
n=257; farx(n+1)=6.564935e-001; foe(n+1)=9.886921e+000; krok(n+1)=8.648025e-006; ng(n+1)=1.298227e+002;
n=258; farx(n+1)=6.584824e-001; foe(n+1)=9.880889e+000; krok(n+1)=2.139878e-005; ng(n+1)=7.604043e+001;
n=259; farx(n+1)=6.557873e-001; foe(n+1)=9.874964e+000; krok(n+1)=8.720009e-006; ng(n+1)=1.276966e+002;
n=260; farx(n+1)=6.577614e-001; foe(n+1)=9.869058e+000; krok(n+1)=2.114892e-005; ng(n+1)=7.585027e+001;
n=261; farx(n+1)=6.550980e-001; foe(n+1)=9.863217e+000; krok(n+1)=8.746968e-006; ng(n+1)=1.267899e+002;
n=262; farx(n+1)=6.570622e-001; foe(n+1)=9.857419e+000; krok(n+1)=2.102242e-005; ng(n+1)=7.562229e+001;
n=263; farx(n+1)=6.544324e-001; foe(n+1)=9.851635e+000; krok(n+1)=8.720009e-006; ng(n+1)=1.262885e+002;
n=264; farx(n+1)=6.563796e-001; foe(n+1)=9.845869e+000; krok(n+1)=2.122479e-005; ng(n+1)=7.515472e+001;
n=265; farx(n+1)=6.537741e-001; foe(n+1)=9.840112e+000; krok(n+1)=8.671956e-006; ng(n+1)=1.262501e+002;
n=266; farx(n+1)=6.557214e-001; foe(n+1)=9.834364e+000; krok(n+1)=2.167257e-005; ng(n+1)=7.465718e+001;
n=267; farx(n+1)=6.531298e-001; foe(n+1)=9.828567e+000; krok(n+1)=8.546025e-006; ng(n+1)=1.272344e+002;
n=268; farx(n+1)=6.550665e-001; foe(n+1)=9.822739e+000; krok(n+1)=2.253084e-005; ng(n+1)=7.388845e+001;
n=269; farx(n+1)=6.524627e-001; foe(n+1)=9.816869e+000; krok(n+1)=8.466097e-006; ng(n+1)=1.286563e+002;
n=270; farx(n+1)=6.543466e-001; foe(n+1)=9.811079e+000; krok(n+1)=2.230894e-005; ng(n+1)=7.344972e+001;
n=271; farx(n+1)=6.517950e-001; foe(n+1)=9.805369e+000; krok(n+1)=8.539569e-006; ng(n+1)=1.266160e+002;
n=272; farx(n+1)=6.536613e-001; foe(n+1)=9.799722e+000; krok(n+1)=2.190777e-005; ng(n+1)=7.331161e+001;
n=273; farx(n+1)=6.511418e-001; foe(n+1)=9.794118e+000; krok(n+1)=8.600086e-006; ng(n+1)=1.253401e+002;
n=274; farx(n+1)=6.529901e-001; foe(n+1)=9.788621e+000; krok(n+1)=2.142725e-005; ng(n+1)=7.322541e+001;
n=275; farx(n+1)=6.505221e-001; foe(n+1)=9.783132e+000; krok(n+1)=8.610243e-006; ng(n+1)=1.238804e+002;
n=276; farx(n+1)=6.523622e-001; foe(n+1)=9.777670e+000; krok(n+1)=2.167257e-005; ng(n+1)=7.280611e+001;
n=277; farx(n+1)=6.498968e-001; foe(n+1)=9.772185e+000; krok(n+1)=8.600086e-006; ng(n+1)=1.241577e+002;
n=278; farx(n+1)=6.516900e-001; foe(n+1)=9.766825e+000; krok(n+1)=2.110229e-005; ng(n+1)=7.259906e+001;
n=279; farx(n+1)=6.492944e-001; foe(n+1)=9.761521e+000; krok(n+1)=8.668026e-006; ng(n+1)=1.215879e+002;
n=280; farx(n+1)=6.510867e-001; foe(n+1)=9.756228e+000; krok(n+1)=2.122479e-005; ng(n+1)=7.229712e+001;
n=281; farx(n+1)=6.487061e-001; foe(n+1)=9.750929e+000; krok(n+1)=8.610243e-006; ng(n+1)=1.218540e+002;
n=282; farx(n+1)=6.504772e-001; foe(n+1)=9.745649e+000; krok(n+1)=2.142725e-005; ng(n+1)=7.182613e+001;
n=283; farx(n+1)=6.481285e-001; foe(n+1)=9.740385e+000; krok(n+1)=8.546025e-006; ng(n+1)=1.216166e+002;
n=284; farx(n+1)=6.498889e-001; foe(n+1)=9.735069e+000; krok(n+1)=2.201687e-005; ng(n+1)=7.122258e+001;
n=285; farx(n+1)=6.475351e-001; foe(n+1)=9.729774e+000; krok(n+1)=8.501198e-006; ng(n+1)=1.224409e+002;
n=286; farx(n+1)=6.492579e-001; foe(n+1)=9.724526e+000; krok(n+1)=2.170937e-005; ng(n+1)=7.092117e+001;
n=287; farx(n+1)=6.469395e-001; foe(n+1)=9.719361e+000; krok(n+1)=8.600086e-006; ng(n+1)=1.206702e+002;
n=288; farx(n+1)=6.486518e-001; foe(n+1)=9.714285e+000; krok(n+1)=2.109655e-005; ng(n+1)=7.095671e+001;
n=289; farx(n+1)=6.463728e-001; foe(n+1)=9.709228e+000; krok(n+1)=8.648025e-006; ng(n+1)=1.192041e+002;
n=290; farx(n+1)=6.480723e-001; foe(n+1)=9.704238e+000; krok(n+1)=2.092147e-005; ng(n+1)=7.075287e+001;
n=291; farx(n+1)=6.458220e-001; foe(n+1)=9.699243e+000; krok(n+1)=8.648025e-006; ng(n+1)=1.184878e+002;
n=292; farx(n+1)=6.475045e-001; foe(n+1)=9.694302e+000; krok(n+1)=2.092147e-005; ng(n+1)=7.042679e+001;
n=293; farx(n+1)=6.452767e-001; foe(n+1)=9.689355e+000; krok(n+1)=8.648025e-006; ng(n+1)=1.179722e+002;
n=294; farx(n+1)=6.469357e-001; foe(n+1)=9.684472e+000; krok(n+1)=2.077412e-005; ng(n+1)=7.014140e+001;
n=295; farx(n+1)=6.447488e-001; foe(n+1)=9.679604e+000; krok(n+1)=8.632369e-006; ng(n+1)=1.169524e+002;
n=296; farx(n+1)=6.463927e-001; foe(n+1)=9.674724e+000; krok(n+1)=2.105761e-005; ng(n+1)=6.967326e+001;
n=297; farx(n+1)=6.442197e-001; foe(n+1)=9.669869e+000; krok(n+1)=8.593476e-006; ng(n+1)=1.170302e+002;
n=298; farx(n+1)=6.458418e-001; foe(n+1)=9.665017e+000; krok(n+1)=2.110229e-005; ng(n+1)=6.929534e+001;
n=299; farx(n+1)=6.436933e-001; foe(n+1)=9.660216e+000; krok(n+1)=8.593476e-006; ng(n+1)=1.164198e+002;
n=300; farx(n+1)=6.453117e-001; foe(n+1)=9.655414e+000; krok(n+1)=2.122479e-005; ng(n+1)=6.899689e+001;

figure; semilogy(farx,'b'); hold on; semilogy(foe,'r'); xlabel('Iteracje'); ylabel('Earx, Eoe'); legend('Earx','Eoe'); title('Uczenie predyktora OE');
figure; subplot(2,1,1); semilogy(krok); xlabel('Iteracje'); ylabel('Krok');
subplot(2,1,2); semilogy(ng); xlabel('Iteracje'); ylabel('Norma gradientu');
Earx=farx(n+1)
Eoe=foe(n+1)
